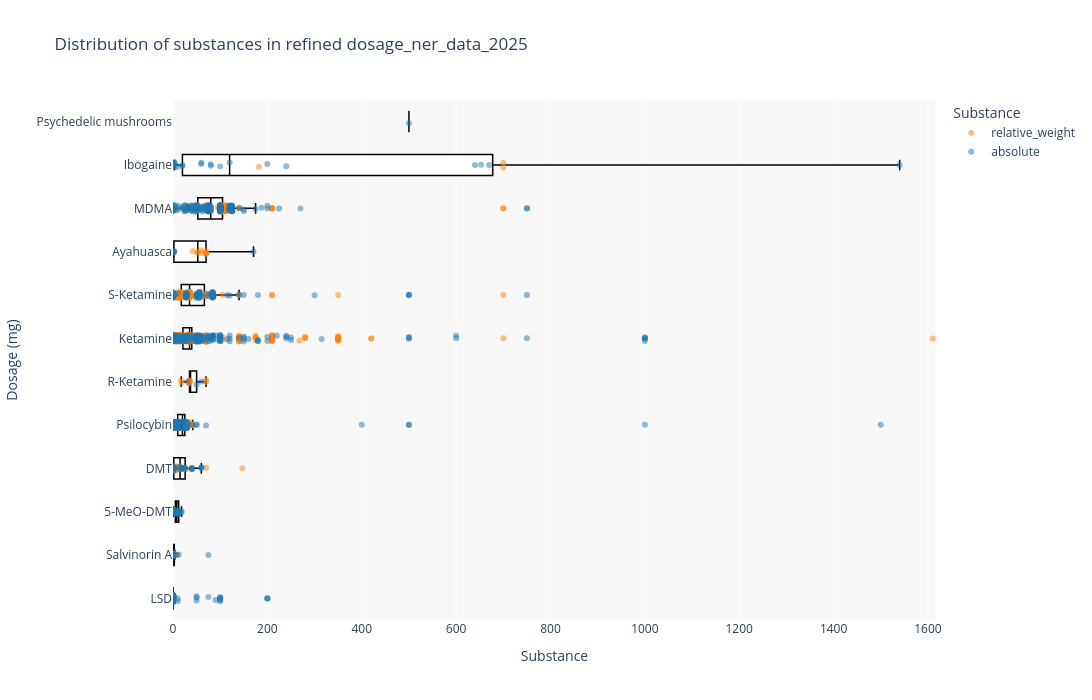

Write notebook code for a chart like this one.
### Code cell
from components.graphs import box_plot

# keep absolute and relative_weight only
dosage_ner_data_2025_refined = dosage_ner_data_2025_refined[dosage_ner_data_2025_refined['Dose_Type'].isin(['absolute', 'relative_weight'])].reset_index(drop=True)

# print number of studies
print(f"Number of studies in refined dosage NER data: {dosage_ner_data_2025_refined['Study_ID'].nunique()}")
# print number of studies per substance
print(f"Number of studies per substance:\n{dosage_ner_data_2025_refined.groupby('Substance')['Study_ID'].nunique()}")

# Render dosage graph with custom size
fig = box_plot(
    data=dosage_ner_data_2025_refined,
    x='Substance',
    y='Dosage_mg',
    x_label='Substance',
    y_label='Dosage (mg)',
    title='Distribution of substances in refined dosage_ner_data_2025',
    height=700,
    width=1200,
)
# show the graph
fig.show()

### Figure 1 — Plotly figure (JSON) as saved in the notebook; plotly's stock layout.template omitted (floating-point values rounded to 4 significant figures; data arrays with more than 128 entries replaced by an {"elided": "..."} marker saying what was removed)
{"data": [{"alignmentgroup": "True", "boxpoints": "outliers", "fillcolor": "white", "hovertemplate": "Substance=%{y}<br>Dosage_mg=%{x}<extra></extra>", "legendgroup": "Psychedelic mushrooms", "line": {"color": "black", "width": 1.5}, "marker": {"color": "#636efa", "opacity": 0, "size": 0}, "name": "Psychedelic mushrooms", "notched": false, "offsetgroup": "Psychedelic mushrooms", "opacity": 1, "orientation": "h", "showlegend": false, "type": "box", "x": [500], "x0": " ", "xaxis": "x", "y": ["Psychedelic mushrooms"], "y0": " ", "yaxis": "y"}, {"alignmentgroup": "True", "boxpoints": "outliers", "fillcolor": "white", "hovertemplate": "Substance=%{y}<br>Dosage_mg=%{x}<extra></extra>", "legendgroup": "Ibogaine", "line": {"color": "black", "width": 1.5}, "marker": {"color": "#EF553B", "opacity": 0, "size": 0}, "name": "Ibogaine", "notched": false, "offsetgroup": "Ibogaine", "opacity": 1, "orientation": "h", "showlegend": false, "type": "box", "x": [1540, 20, 120, 60, 60, 640, 653, 670, 80, 10, 240, 20, 3, 3, 3, 700, 80, 4, 2000, 4550, 38000, 182, 200, 700, 100], "x0": " ", "xaxis": "x", "y": ["Ibogaine", "Ibogaine", "Ibogaine", "Ibogaine", "Ibogaine", "Ibogaine", "Ibogaine", "Ibogaine", "Ibogaine", "Ibogaine", "Ibogaine", "Ibogaine", "Ibogaine", "Ibogaine", "Ibogaine", "Ibogaine", "Ibogaine", "Ibogaine", "Ibogaine", "Ibogaine", "Ibogaine", "Ibogaine", "Ibogaine", "Ibogaine", "Ibogaine"], "y0": " ", "yaxis": "y"}, {"alignmentgroup": "True", "boxpoints": "outliers", "fillcolor": "white", "hovertemplate": "Substance=%{y}<br>Dosage_mg=%{x}<extra></extra>", "legendgroup": "MDMA", "line": {"color": "black", "width": 1.5}, "marker": {"color": "#00cc96", "opacity": 0, "size": 0}, "name": "MDMA", "notched": false, "offsetgroup": "MDMA", "opacity": 1, "orientation": "h", "showlegend": false, "type": "box", "x": {"elided": "371 float values"}, "x0": " ", "xaxis": "x", "y": {"elided": "371 str values"}, "y0": " ", "yaxis": "y"}, {"alignmentgroup": "True", "boxpoints": "outliers", "fillcolor": "white", "hovertemplate": "Substance=%{y}<br>Dosage_mg=%{x}<extra></extra>", "legendgroup": "Ayahuasca", "line": {"color": "black", "width": 1.5}, "marker": {"color": "#ab63fa", "opacity": 0, "size": 0}, "name": "Ayahuasca", "notched": false, "offsetgroup": "Ayahuasca", "opacity": 1, "orientation": "h", "showlegend": false, "type": "box", "x": [70, 0.85, 0.6, 52.5, 70, 0.5, 42, 70, 52.5, 59.5, 70, 59.5, 0.6, 70, 2, 2, 170.6, 3], "x0": " ", "xaxis": "x", "y": ["Ayahuasca", "Ayahuasca", "Ayahuasca", "Ayahuasca", "Ayahuasca", "Ayahuasca", "Ayahuasca", "Ayahuasca", "Ayahuasca", "Ayahuasca", "Ayahuasca", "Ayahuasca", "Ayahuasca", "Ayahuasca", "Ayahuasca", "Ayahuasca", "Ayahuasca", "Ayahuasca"], "y0": " ", "yaxis": "y"}, {"alignmentgroup": "True", "boxpoints": "outliers", "fillcolor": "white", "hovertemplate": "Substance=%{y}<br>Dosage_mg=%{x}<extra></extra>", "legendgroup": "S-Ketamine", "line": {"color": "black", "width": 1.5}, "marker": {"color": "#FFA15A", "opacity": 0, "size": 0}, "name": "S-Ketamine", "notched": false, "offsetgroup": "S-Ketamine", "opacity": 1, "orientation": "h", "showlegend": false, "type": "box", "x": {"elided": "224 float values"}, "x0": " ", "xaxis": "x", "y": {"elided": "224 str values"}, "y0": " ", "yaxis": "y"}, {"alignmentgroup": "True", "boxpoints": "outliers", "fillcolor": "white", "hovertemplate": "Substance=%{y}<br>Dosage_mg=%{x}<extra></extra>", "legendgroup": "Ketamine", "line": {"color": "black", "width": 1.5}, "marker": {"color": "#19d3f3", "opacity": 0, "size": 0}, "name": "Ketamine", "notched": false, "offsetgroup": "Ketamine", "opacity": 1, "orientation": "h", "showlegend": false, "type": "box", "x": {"elided": "1031 float values"}, "x0": " ", "xaxis": "x", "y": {"elided": "1031 str values"}, "y0": " ", "yaxis": "y"}, {"alignmentgroup": "True", "boxpoints": "outliers", "fillcolor": "white", "hovertemplate": "Substance=%{y}<br>Dosage_mg=%{x}<extra></extra>", "legendgroup": "R-Ketamine", "line": {"color": "black", "width": 1.5}, "marker": {"color": "#FF6692", "opacity": 0, "size": 0}, "name": "R-Ketamine", "notched": false, "offsetgroup": "R-Ketamine", "opacity": 1, "orientation": "h", "showlegend": false, "type": "box", "x": [60, 30, 35, 35, 70, 35, 35, 70, 17.5, 35, 17.5, 35, 50, 35], "x0": " ", "xaxis": "x", "y": ["R-Ketamine", "R-Ketamine", "R-Ketamine", "R-Ketamine", "R-Ketamine", "R-Ketamine", "R-Ketamine", "R-Ketamine", "R-Ketamine", "R-Ketamine", "R-Ketamine", "R-Ketamine", "R-Ketamine", "R-Ketamine"], "y0": " ", "yaxis": "y"}, {"alignmentgroup": "True", "boxpoints": "outliers", "fillcolor": "white", "hovertemplate": "Substance=%{y}<br>Dosage_mg=%{x}<extra></extra>", "legendgroup": "Psilocybin", "line": {"color": "black", "width": 1.5}, "marker": {"color": "#B6E880", "opacity": 0, "size": 0}, "name": "Psilocybin", "notched": false, "offsetgroup": "Psilocybin", "opacity": 1, "orientation": "h", "showlegend": false, "type": "box", "x": {"elided": "421 float values"}, "x0": " ", "xaxis": "x", "y": {"elided": "421 str values"}, "y0": " ", "yaxis": "y"}, {"alignmentgroup": "True", "boxpoints": "outliers", "fillcolor": "white", "hovertemplate": "Substance=%{y}<br>Dosage_mg=%{x}<extra></extra>", "legendgroup": "DMT", "line": {"color": "black", "width": 1.5}, "marker": {"color": "#FF97FF", "opacity": 0, "size": 0}, "name": "DMT", "notched": false, "offsetgroup": "DMT", "opacity": 1, "orientation": "h", "showlegend": false, "type": "box", "x": [25, 15, 7, 3.5, 14, 2.8, 40, 21, 1, 60, 20, 7, 21, 7, 28, 70, 147, 8.4, 14, 7, 0.05, 9, 1, 17.5, 40, 40, 25, 17.5, 25, 1.8, 1.2, 0.6, 1, 40, 40, 20, 0.1, 0.6, 60, 0, 0.5, 1.5, 60, 15, 20], "x0": " ", "xaxis": "x", "y": ["DMT", "DMT", "DMT", "DMT", "DMT", "DMT", "DMT", "DMT", "DMT", "DMT", "DMT", "DMT", "DMT", "DMT", "DMT", "DMT", "DMT", "DMT", "DMT", "DMT", "DMT", "DMT", "DMT", "DMT", "DMT", "DMT", "DMT", "DMT", "DMT", "DMT", "DMT", "DMT", "DMT", "DMT", "DMT", "DMT", "DMT", "DMT", "DMT", "DMT", "DMT", "DMT", "DMT", "DMT", "DMT"], "y0": " ", "yaxis": "y"}, {"alignmentgroup": "True", "boxpoints": "outliers", "fillcolor": "white", "hovertemplate": "Substance=%{y}<br>Dosage_mg=%{x}<extra></extra>", "legendgroup": "5-MeO-DMT", "line": {"color": "black", "width": 1.5}, "marker": {"color": "#FECB52", "opacity": 0, "size": 0}, "name": "5-MeO-DMT", "notched": false, "offsetgroup": "5-MeO-DMT", "opacity": 1, "orientation": "h", "showlegend": false, "type": "box", "x": [12, 8, 0.3, 6, 2, 18, 12, 6, 2, 18, 12, 6, 12, 12, 9, 6, 2], "x0": " ", "xaxis": "x", "y": ["5-MeO-DMT", "5-MeO-DMT", "5-MeO-DMT", "5-MeO-DMT", "5-MeO-DMT", "5-MeO-DMT", "5-MeO-DMT", "5-MeO-DMT", "5-MeO-DMT", "5-MeO-DMT", "5-MeO-DMT", "5-MeO-DMT", "5-MeO-DMT", "5-MeO-DMT", "5-MeO-DMT", "5-MeO-DMT", "5-MeO-DMT"], "y0": " ", "yaxis": "y"}, {"alignmentgroup": "True", "boxpoints": "outliers", "fillcolor": "white", "hovertemplate": "Substance=%{y}<br>Dosage_mg=%{x}<extra></extra>", "legendgroup": "Salvinorin A", "line": {"color": "black", "width": 1.5}, "marker": {"color": "#636efa", "opacity": 0, "size": 0}, "name": "Salvinorin A", "notched": false, "offsetgroup": "Salvinorin A", "opacity": 1, "orientation": "h", "showlegend": false, "type": "box", "x": [1.47, 0.02625, 1.47, 0.375, 0.1, 1.05, 1.26, 1.47, 12, 8, 0, 0.5, 0.25, 0.25, 0, 0, 0.1, 4, 75, 7], "x0": " ", "xaxis": "x", "y": ["Salvinorin A", "Salvinorin A", "Salvinorin A", "Salvinorin A", "Salvinorin A", "Salvinorin A", "Salvinorin A", "Salvinorin A", "Salvinorin A", "Salvinorin A", "Salvinorin A", "Salvinorin A", "Salvinorin A", "Salvinorin A", "Salvinorin A", "Salvinorin A", "Salvinorin A", "Salvinorin A", "Salvinorin A", "Salvinorin A"], "y0": " ", "yaxis": "y"}, {"alignmentgroup": "True", "boxpoints": "outliers", "fillcolor": "white", "hovertemplate": "Substance=%{y}<br>Dosage_mg=%{x}<extra></extra>", "legendgroup": "LSD", "line": {"color": "black", "width": 1.5}, "marker": {"color": "#EF553B", "opacity": 0, "size": 0}, "name": "LSD", "notched": false, "offsetgroup": "LSD", "opacity": 1, "orientation": "h", "showlegend": false, "type": "box", "x": {"elided": "237 float values"}, "x0": " ", "xaxis": "x", "y": {"elided": "237 str values"}, "y0": " ", "yaxis": "y"}, {"alignmentgroup": "True", "boxpoints": "all", "customdata": {"elided": "1271x1 int values"}, "fillcolor": "rgba(255,255,255,0)", "hoveron": "points", "hovertemplate": "Study ID: %{customdata[0]}<br>Dosage_mg: %{x}<extra></extra>", "legendgroup": "relative_weight", "line": {"color": "rgba(255,255,255,0)"}, "marker": {"color": "#ff7f0e", "opacity": 0.5, "size": 6}, "name": "relative_weight", "offsetgroup": "relative_weight", "orientation": "h", "pointpos": 0, "showlegend": true, "type": "box", "x": {"elided": "1271 float values"}, "x0": " ", "xaxis": "x", "y": {"elided": "1271 str values"}, "y0": " ", "yaxis": "y"}, {"alignmentgroup": "True", "boxpoints": "all", "customdata": {"elided": "1153x1 int values"}, "fillcolor": "rgba(255,255,255,0)", "hoveron": "points", "hovertemplate": "Study ID: %{customdata[0]}<br>Dosage_mg: %{x}<extra></extra>", "legendgroup": "absolute", "line": {"color": "rgba(255,255,255,0)"}, "marker": {"color": "#1f77b4", "opacity": 0.5, "size": 6}, "name": "absolute", "offsetgroup": "absolute", "orientation": "h", "pointpos": 0, "showlegend": true, "type": "box", "x": {"elided": "1153 float values"}, "x0": " ", "xaxis": "x", "y": {"elided": "1153 str values"}, "y0": " ", "yaxis": "y"}], "layout": {"boxmode": "overlay", "height": 700, "legend": {"title": {"text": "Substance"}, "tracegroupgap": 0}, "plot_bgcolor": "#f8f8f8", "title": {"text": "Distribution of substances in refined dosage_ner_data_2025"}, "width": 1200, "xaxis": {"anchor": "y", "domain": [0, 1], "range": [0, 1617], "title": {"text": "Substance"}}, "yaxis": {"anchor": "x", "autorange": "reversed", "categoryarray": ["Psychedelic mushrooms", "Ibogaine", "MDMA", "Ayahuasca", "S-Ketamine", "Ketamine", "R-Ketamine", "Psilocybin", "DMT", "5-MeO-DMT", "Salvinorin A", "LSD"], "categoryorder": "array", "domain": [0, 1], "title": {"text": "Dosage (mg)"}}}}
